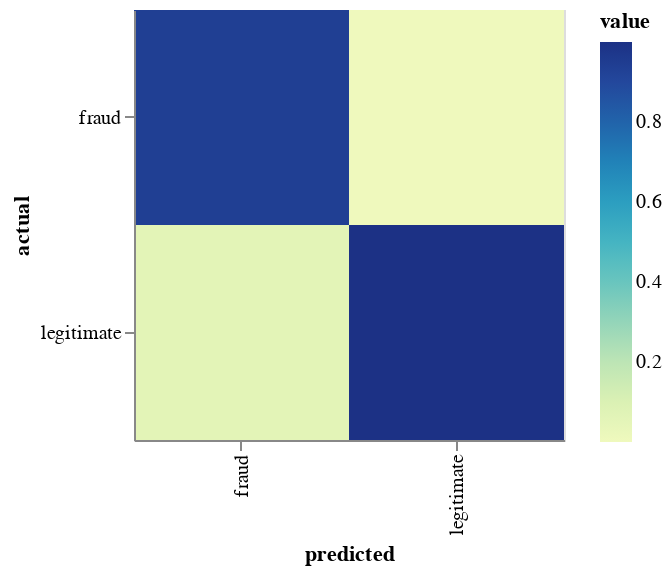

The code cell stored with this chart in its notebook:
### Markdown cell above
This report shows that the model is performing well and that it is slightly better at identifying legitimate transactions than fraudulent ones. 

We can visualise the classification accuracy in a confusion matrix:

### Code cell
from mlworkflows import plot
df, chart = plot.binary_confusion_matrix(test["label"], predictions)
chart

### Figure 1 — Vega-Lite specification as saved in the notebook (floating-point values rounded to 4 significant figures)
{"config": {"view": {"continuousWidth": 400, "continuousHeight": 300}}, "data": {"name": "data-87ddf00a9e92c3b7f51dc52d38c3380b"}, "mark": "rect", "encoding": {"color": {"type": "quantitative", "field": "value"}, "tooltip": [{"type": "quantitative", "field": "raw_count"}], "x": {"type": "ordinal", "field": "predicted"}, "y": {"type": "ordinal", "field": "actual"}}, "height": 215, "width": 215, "$schema": "https://vega.github.io/schema/vega-lite/v4.0.0.json", "datasets": {"data-87ddf00a9e92c3b7f51dc52d38c3380b": [{"predicted": "fraud", "actual": "fraud", "raw_count": 13457, "value": 0.9361}, {"predicted": "fraud", "actual": "legitimate", "raw_count": 918, "value": 0.06386}, {"predicted": "legitimate", "actual": "fraud", "raw_count": 1496, "value": 0.002028}, {"predicted": "legitimate", "actual": "legitimate", "raw_count": 736113, "value": 0.998}]}}
